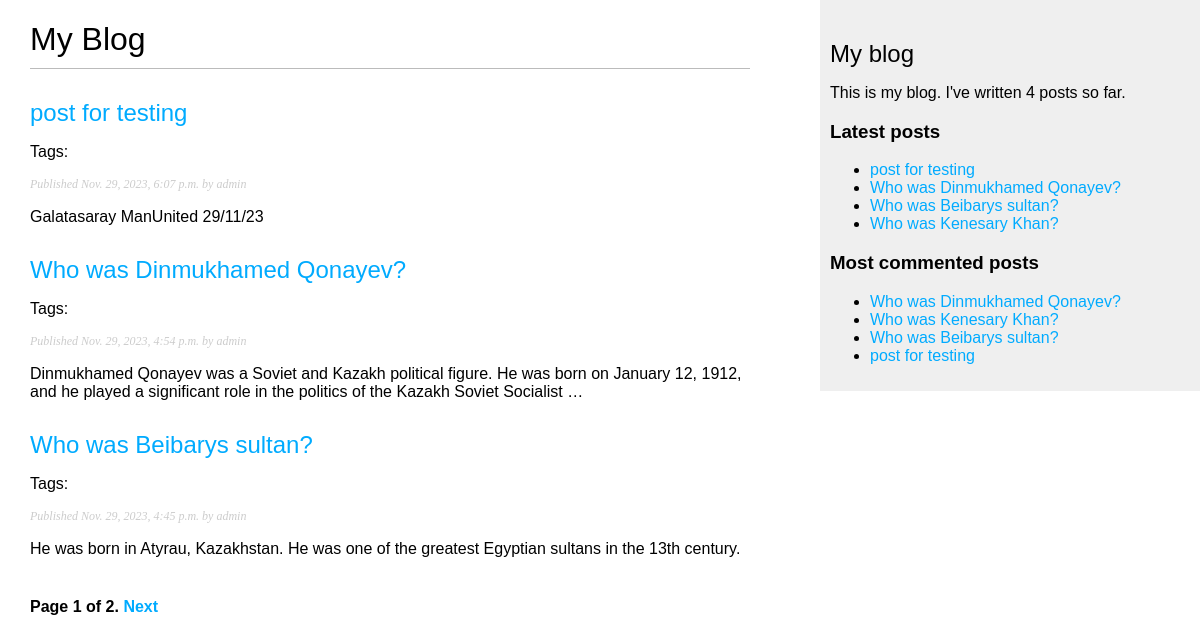
The page /blog/ on the database as committed earlier.
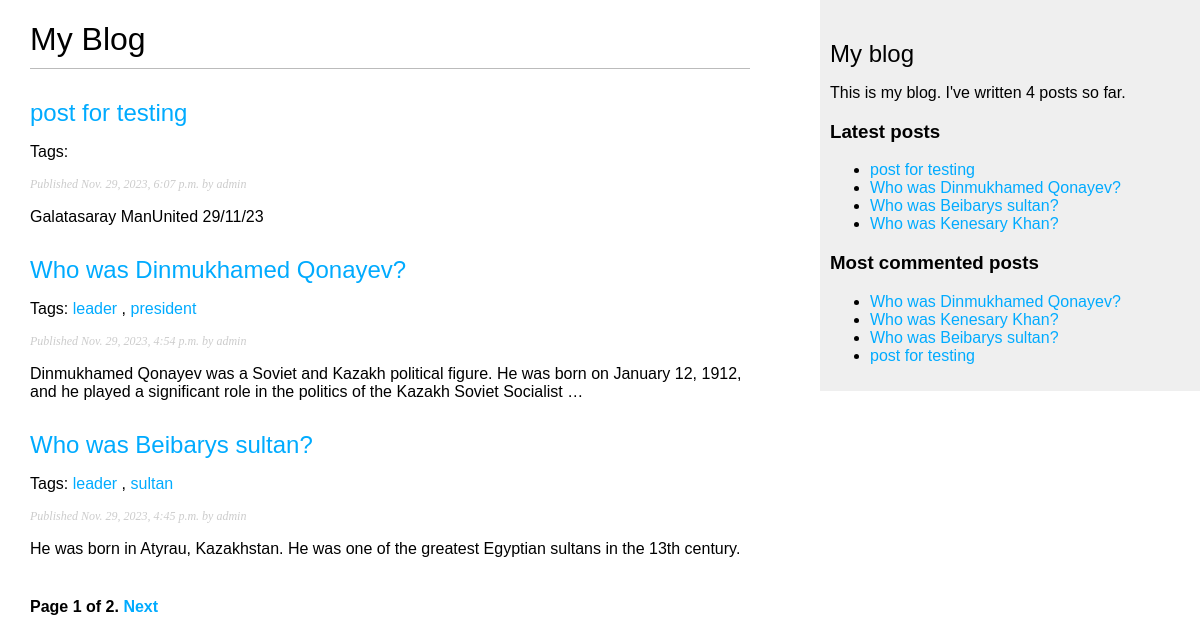
The same page on the database as committed later.
### blog/models.py (models this page shows, shortened)
class Post(models.Model):
    class Status(models.TextChoices):
        DRAFT = 'DF', 'Draft'
        PUBLISHED = 'PB', 'Published'
    title = models.CharField(max_length=250)
    slug = models.SlugField(max_length=250, unique_for_date='publish')
    author = models.ForeignKey(User, on_delete=models.CASCADE, related_name='blog_posts')
    body = models.TextField()
    publish = models.DateTimeField(default=timezone.now)
    created = models.DateTimeField(auto_now_add=True)
    updated = models.DateTimeField(auto_now=True)
    status = models.CharField(max_length=2, choices=Status.choices, default=Status.DRAFT)
    objects = models.Manager() # The default manager.
    published = PublishedManager() # Our custom manager.
    class Meta:
        ordering = ['-publish']
        indexes = [
            models.Index(fields=['-publish']),
        ]
    def get_absolute_url(self):
        return reverse('blog:post_detail', args=[self.publish.year, self.publish.month, self.publish.day, self.slug])
    tags = TaggableManager()

### blog/views.py (the view)
# urls.py: path('', views.post_list, name='post_list'),
def post_list(request, tag_slug=None):
    post_list = Post.published.all()
    tag = None
    if tag_slug:
        tag = get_object_or_404(Tag, slug=tag_slug)
        post_list = post_list.filter(tags__in=[tag])
    paginator = Paginator(post_list, 3)
    page_number = request.GET.get('page', 1)
    try:
        posts = paginator.page(page_number)
    except EmptyPage:
        posts = paginator.page(paginator.num_pages)
    except PageNotAnInteger:
        posts = paginator.page(1)
    return render(request, 'blog/post/list.html', {'posts':posts})

### blog/models.py (called while the page is built)
        def get_queryset(self):
            return super().get_queryset()\
                .filter(status=Post.Status.PUBLISHED)

### blog/templatetags/blog_tags.py (called while the page is built)
@register.simple_tag
def total_posts():
    return Post.published.count()

@register.inclusion_tag('blog/post/latest_posts.html')
def show_latest_posts(count=5):
    latest_posts = Post.published.order_by('-publish')[:count]
    return {'latest_posts': latest_posts}

@register.simple_tag
def get_most_commented_posts(count=5):
    return Post.published.annotate(total_comments=Count('comments')).order_by('-total_comments')[:count]

@register.filter(name='markdown')
def markdown_format(text):
    return mark_safe(markdown.markdown(text))

### blog/templates/blog/post/list.html (shortened to what this page needs)
{% extends "blog/base.html" %}
{% load blog_tags %}
{% block content %}
    <h1>My Blog</h1>
    {% for post in posts %}
    <h2>
        <a href="{{ post.get_absolute_url }}">
           {{ post.title }}
        </a>
    </h2>
    <p class="tags">
        Tags:
        {% for tag in post.tags.all %}
        <a href="{% url "blog:post_list_by_tag" tag.slug %}">
            {{ tag.name }}
        </a>
        {% if not forloop.last %}, {% endif %}
        {% endfor %}
    </p>
    <p class="date">
        Published {{ post.publish }} by {{ post.author }}
    </p>
    {{ post.body|markdown|truncatewords_html:30 }}
    {% endfor %}
    {% include "pagination.html" with page=posts %}
{% endblock %}

### blog/templates/blog/base.html (shortened to what this page needs)
{% load blog_tags %}
{% load static %}
<!DOCTYPE html>
<html lang="en">
<head>
    <link href="{% static "css/blog.css" %}" rel="stylesheet">
</head>
<body>
    <div id="content">
        {% block content %}
        {% endblock %}
    </div>
    <div id="sidebar">
        <h2>My blog</h2>
        <p>
            This is my blog.
            I've written {% total_posts %} posts so far.
        </p>
        <h3>Latest posts</h3>
        {% show_latest_posts 4 %}
        <h3>Most commented posts</h3>
        {% get_most_commented_posts as most_commented_posts %}
        <ul>
            {% for post in most_commented_posts %}
        <li>
            <a href="{{ post.get_absolute_url }}">{{ post.title }}</a>
        </li>
        {% endfor %}
    </div>
</body>
</html>

### blog/templates/pagination.html (shortened to what this page needs)
<div class="pagination">
    <span class="step-links">
    <span class="current">
    Page {{ page.number }} of {{ page.paginator.num_pages }}.
    </span>
    {% if page.has_next %}
    <a href="?page={{ page.next_page_number }}">Next</a>
    {% endif %}
    </span>
</div>

### blog/templates/blog/post/latest_posts.html
<ul>
    {% for post in latest_posts %}
    <li>
        <a href="{{ post.get_absolute_url }}">{{ post.title }}</a>
    </li>
    {% endfor %}
</ul>

### blog/static/css/blog.css (style rules this page uses)
body { margin:0; padding:0; font-family:helvetica, sans-serif; }
a { color:#00abff; text-decoration:none; }
h1 { font-weight:normal; border-bottom:1px solid #bbb; padding:0 0 10px 0; }
h2 { font-weight:normal; margin:30px 0 0; }
#content { float:left; width:60%; padding:0 0 0 30px; }
#sidebar { float:right; width:30%; padding:10px; background:#efefef; height:100%; }
p.date { color:#ccc; font-family: georgia, serif; font-size: 12px; font-style: italic; }
.pagination { margin:40px 0; font-weight:bold; }

Rows that differ between the two databases and show on the page:
changed Post "Who was Dinmukhamed Qonayev?": gains Tag (name "leader")
added Tag: name "president", shown under Post "Who was Dinmukhamed Qonayev?"
changed Post "Who was Beibarys sultan?": gains Tag (name "leader")
added Tag: name "sultan", shown under Post "Who was Beibarys sultan?"
